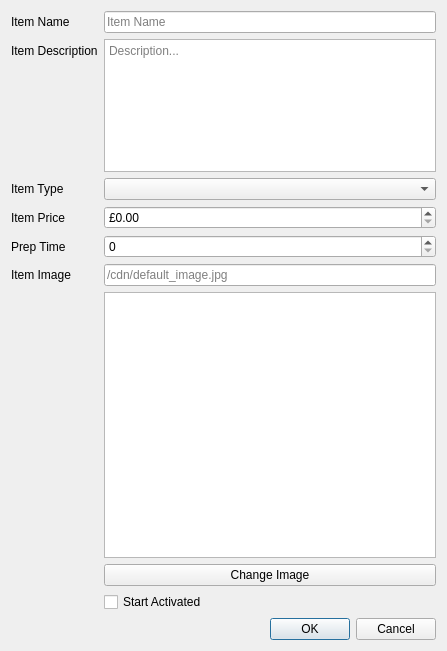
<?xml version="1.0" encoding="UTF-8"?>
<ui version="4.0">
 <class>AddItemDialogue</class>
 <widget class="QDialog" name="AddItemDialogue">
  <property name="geometry">
   <rect>
    <x>0</x>
    <y>0</y>
    <width>447</width>
    <height>651</height>
   </rect>
  </property>
  <property name="windowTitle">
   <string>Dialog</string>
  </property>
  <layout class="QFormLayout" name="formLayout">
   <item row="1" column="0">
    <widget class="QLabel" name="itemNamelabel">
     <property name="text">
      <string>Item Name</string>
     </property>
    </widget>
   </item>
   <item row="1" column="1">
    <widget class="QLineEdit" name="itemNameEdit">
     <property name="placeholderText">
      <string>Item Name</string>
     </property>
    </widget>
   </item>
   <item row="2" column="0">
    <widget class="QLabel" name="itemDescLabel">
     <property name="text">
      <string>Item Description</string>
     </property>
    </widget>
   </item>
   <item row="2" column="1">
    <widget class="QTextEdit" name="itemDescEdit">
     <property name="sizePolicy">
      <sizepolicy hsizetype="Expanding" vsizetype="Expanding">
       <horstretch>1</horstretch>
       <verstretch>1</verstretch>
      </sizepolicy>
     </property>
     <property name="placeholderText">
      <string>Description...</string>
     </property>
    </widget>
   </item>
   <item row="4" column="0">
    <widget class="QLabel" name="itemPriceLabel">
     <property name="text">
      <string>Item Price</string>
     </property>
    </widget>
   </item>
   <item row="4" column="1">
    <widget class="QDoubleSpinBox" name="itemPriceEdit">
     <property name="prefix">
      <string>£</string>
     </property>
    </widget>
   </item>
   <item row="6" column="0">
    <widget class="QLabel" name="itemImageUriLabel">
     <property name="text">
      <string>Item Image</string>
     </property>
    </widget>
   </item>
   <item row="6" column="1">
    <widget class="QLineEdit" name="itemImageUriEdit">
     <property name="placeholderText">
      <string>/cdn/default_image.jpg</string>
     </property>
    </widget>
   </item>
   <item row="7" column="1">
    <widget class="QGraphicsView" name="itemImage">
     <property name="sizePolicy">
      <sizepolicy hsizetype="Expanding" vsizetype="Expanding">
       <horstretch>2</horstretch>
       <verstretch>2</verstretch>
      </sizepolicy>
     </property>
     <property name="sizeAdjustPolicy">
      <enum>QAbstractScrollArea::AdjustToContents</enum>
     </property>
    </widget>
   </item>
   <item row="8" column="1">
    <widget class="QPushButton" name="changeImage">
     <property name="text">
      <string>Change Image</string>
     </property>
     <property name="icon">
      <iconset theme="folder_open"/>
     </property>
    </widget>
   </item>
   <item row="9" column="1">
    <widget class="QCheckBox" name="itemActiveEdit">
     <property name="text">
      <string>Start Activated</string>
     </property>
    </widget>
   </item>
   <item row="10" column="0">
    <spacer name="horizontalSpacer">
     <property name="orientation">
      <enum>Qt::Horizontal</enum>
     </property>
     <property name="sizeHint" stdset="0">
      <size>
       <width>40</width>
       <height>20</height>
      </size>
     </property>
    </spacer>
   </item>
   <item row="10" column="1">
    <widget class="QDialogButtonBox" name="buttonBox">
     <property name="orientation">
      <enum>Qt::Horizontal</enum>
     </property>
     <property name="standardButtons">
      <set>QDialogButtonBox::Cancel|QDialogButtonBox::Ok</set>
     </property>
    </widget>
   </item>
   <item row="3" column="1">
    <widget class="QComboBox" name="itemTypeEdit"/>
   </item>
   <item row="3" column="0">
    <widget class="QLabel" name="itemTypeEditLabel">
     <property name="text">
      <string>Item Type</string>
     </property>
    </widget>
   </item>
   <item row="5" column="1">
    <widget class="QSpinBox" name="itemPrepTimeEdit"/>
   </item>
   <item row="5" column="0">
    <widget class="QLabel" name="itemPrepTimeLabel">
     <property name="text">
      <string>Prep Time</string>
     </property>
    </widget>
   </item>
  </layout>
 </widget>
 <resources/>
 <connections>
  <connection>
   <sender>buttonBox</sender>
   <signal>rejected()</signal>
   <receiver>AddItemDialogue</receiver>
   <slot>reject()</slot>
   <hints>
    <hint type="sourcelabel">
     <x>316</x>
     <y>260</y>
    </hint>
    <hint type="destinationlabel">
     <x>286</x>
     <y>274</y>
    </hint>
   </hints>
  </connection>
 </connections>
</ui>
